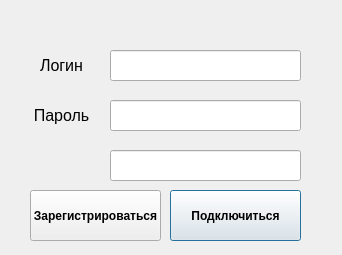
<?xml version="1.0" encoding="UTF-8"?>
<ui version="4.0">
 <class>Dialog_login</class>
 <widget class="QDialog" name="Dialog_login">
  <property name="geometry">
   <rect>
    <x>0</x>
    <y>0</y>
    <width>342</width>
    <height>255</height>
   </rect>
  </property>
  <property name="windowTitle">
   <string>Dialog</string>
  </property>
  <widget class="QLabel" name="label_login">
   <property name="geometry">
    <rect>
     <x>26</x>
     <y>50</y>
     <width>71</width>
     <height>31</height>
    </rect>
   </property>
   <property name="text">
    <string>&lt;html&gt;&lt;head/&gt;&lt;body&gt;&lt;p align=&quot;center&quot;&gt;&lt;span style=&quot; font-size:12pt;&quot;&gt;Логин&lt;/span&gt;&lt;/p&gt;&lt;/body&gt;&lt;/html&gt;</string>
   </property>
  </widget>
  <widget class="QLineEdit" name="line_login">
   <property name="geometry">
    <rect>
     <x>110</x>
     <y>50</y>
     <width>191</width>
     <height>31</height>
    </rect>
   </property>
  </widget>
  <widget class="QLabel" name="label_password">
   <property name="geometry">
    <rect>
     <x>26</x>
     <y>100</y>
     <width>71</width>
     <height>31</height>
    </rect>
   </property>
   <property name="text">
    <string>&lt;html&gt;&lt;head/&gt;&lt;body&gt;&lt;p align=&quot;center&quot;&gt;&lt;span style=&quot; font-size:12pt;&quot;&gt;Пароль&lt;/span&gt;&lt;/p&gt;&lt;/body&gt;&lt;/html&gt;</string>
   </property>
  </widget>
  <widget class="QLineEdit" name="line_password">
   <property name="geometry">
    <rect>
     <x>110</x>
     <y>100</y>
     <width>191</width>
     <height>31</height>
    </rect>
   </property>
  </widget>
  <widget class="QPushButton" name="button_ok_login">
   <property name="geometry">
    <rect>
     <x>170</x>
     <y>190</y>
     <width>131</width>
     <height>51</height>
    </rect>
   </property>
   <property name="font">
    <font>
     <weight>75</weight>
     <bold>true</bold>
    </font>
   </property>
   <property name="accessibleName">
    <string/>
   </property>
   <property name="text">
    <string>Подключиться</string>
   </property>
  </widget>
  <widget class="QLabel" name="label_error">
   <property name="geometry">
    <rect>
     <x>36</x>
     <y>10</y>
     <width>261</width>
     <height>21</height>
    </rect>
   </property>
   <property name="text">
    <string/>
   </property>
  </widget>
  <widget class="QPushButton" name="button_registration">
   <property name="geometry">
    <rect>
     <x>30</x>
     <y>190</y>
     <width>131</width>
     <height>51</height>
    </rect>
   </property>
   <property name="font">
    <font>
     <weight>75</weight>
     <bold>true</bold>
    </font>
   </property>
   <property name="accessibleName">
    <string/>
   </property>
   <property name="text">
    <string>Зарегистрироваться</string>
   </property>
  </widget>
  <widget class="QLineEdit" name="line_password_2">
   <property name="geometry">
    <rect>
     <x>110</x>
     <y>150</y>
     <width>191</width>
     <height>31</height>
    </rect>
   </property>
  </widget>
 </widget>
 <resources/>
 <connections/>
</ui>
